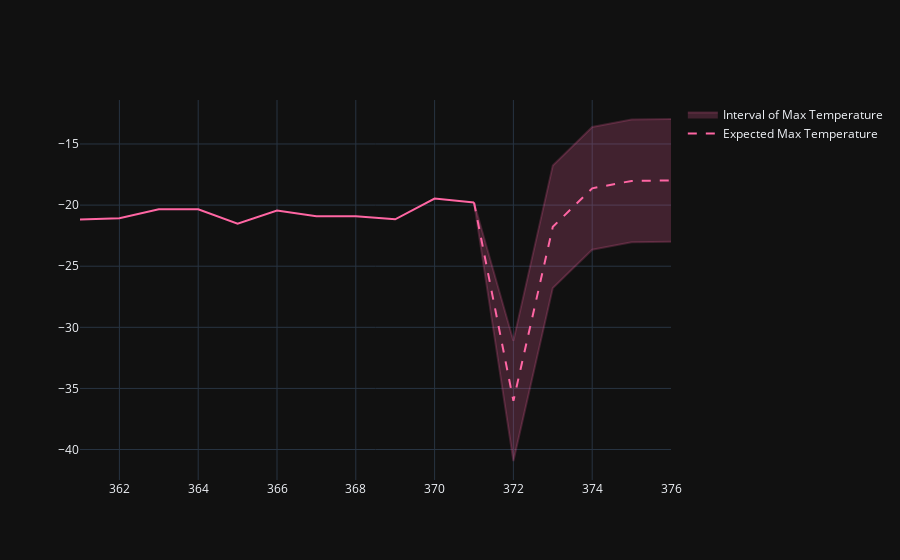

Source (notebook cell):
### Code cell
fig = go.Figure()
# plot max temperature
fig.add_trace(go.Scatter(x=df['sol_day'], y=prev_max_temp,
                     mode='lines', 
                     name='Known Max Temperature', 
                     line_color='rgb(255, 102, 163)',
                     showlegend=False))
fig.add_trace(go.Scatter(x=sol_days_pred, y=max_temp_dic['temp_exp'],
                     mode='lines', 
                     line=dict(dash='dash'), 
                     line_color='rgb(255, 102, 163)', 
                     name='Expected Max Temperature'))
fig.add_trace(go.Scatter(x=sol_days_pred, y=max_temp_dic['temp_upper'],
                     mode='lines',
                     name='Interval of Max Temperature', 
                     line_color='rgba(255, 102, 163, 0.2)', 
                     showlegend=False))
fig.add_trace(go.Scatter(x=sol_days_pred, y=max_temp_dic['temp_lower'],
                     mode='lines',
                     name='Interval of Max Temperature', 
                     fill='tonexty', 
                     line_color='rgba(255, 102, 163, 0.2)', 
                     fillcolor='rgba(255, 102, 163, 0.2)'))
fig.show()

### Figure 1 — Plotly figure (JSON) as saved in the notebook; plotly's stock layout.template omitted (floating-point values rounded to 4 significant figures)
{"data": [{"line": {"color": "rgb(255, 102, 163)"}, "mode": "lines", "name": "Known Max Temperature", "showlegend": false, "type": "scatter", "x": ["361", "362", "363", "364", "365", "366", "367", "368", "369", "370", "371"], "y": [-21.17, -21.07, -20.35, -20.35, -21.53, -20.44, -20.91, -20.92, -21.16, -19.47, -19.79]}, {"line": {"color": "rgb(255, 102, 163)", "dash": "dash"}, "mode": "lines", "name": "Expected Max Temperature", "type": "scatter", "x": [371, 372, 373, 374, 375, 376], "y": [-19.79, -36.02, -21.78, -18.63, -18.02, -17.98]}, {"line": {"color": "rgba(255, 102, 163, 0.2)"}, "mode": "lines", "name": "Interval of Max Temperature", "showlegend": false, "type": "scatter", "x": [371, 372, 373, 374, 375, 376], "y": [-19.79, -31.09, -16.76, -13.61, -13.0, -12.96]}, {"fill": "tonexty", "fillcolor": "rgba(255, 102, 163, 0.2)", "line": {"color": "rgba(255, 102, 163, 0.2)"}, "mode": "lines", "name": "Interval of Max Temperature", "type": "scatter", "x": [371, 372, 373, 374, 375, 376], "y": [-19.79, -40.94, -26.79, -23.65, -23.04, -23.0]}], "layout": {}}
